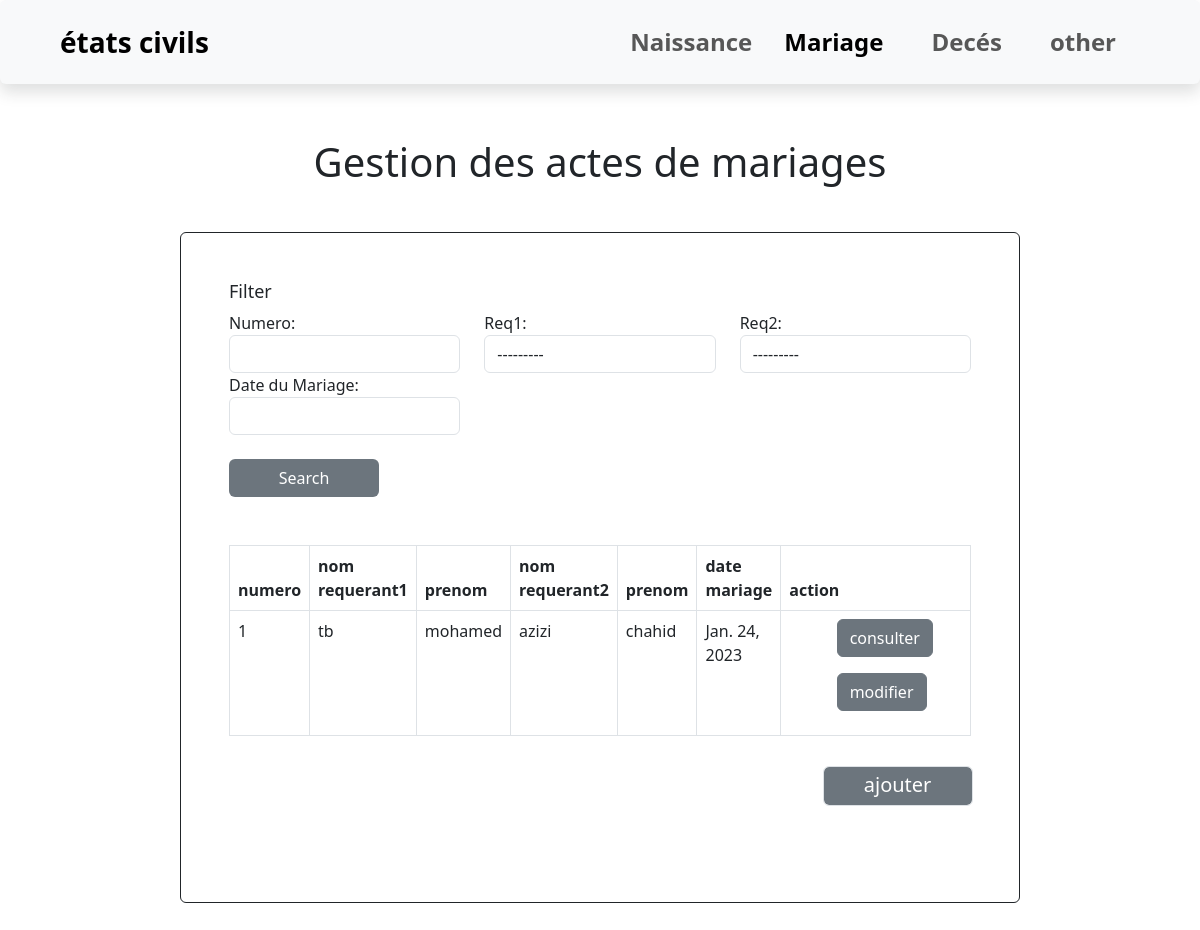
/rechercherM/, run on the app's committed database.
### app1/models.py (models this page shows, shortened)
class Mariage(models.Model):
    officier=models.ForeignKey(Officier,on_delete=models.CASCADE,default=0)
    numero_registre = models.ForeignKey ( RegistreMariage , on_delete = models.CASCADE,default = 0 )
    numero = models.CharField(max_length=5, unique=True, default=num_mariage)
    profession_req1 = models.CharField ( max_length = 500 , verbose_name = "Profession du Marie" )
    domicile_req1 = models.CharField ( max_length = 500 , verbose_name = "Lieu de Domicile du Marie" )
    profession_req2 = models.CharField ( max_length = 500 , verbose_name = "Profession du Mariee" )
    domicile_req2 = models.CharField ( max_length = 500 , verbose_name = "Lieu de Domicile du Mariee" )
    filiation = models.CharField ( max_length = 500 , verbose_name = 'la filiation',default = ' ' )
    date_mariage = models.DateField ( verbose_name = "Date du Mariage" )
    lieu_mariage = models.CharField ( max_length = 500 , verbose_name = "Lieu du Mariage" )
    req1=models.ForeignKey(Naissance,on_delete=models.CASCADE,default=1,blank=True,related_name="req1info")
    temoin1=models.ForeignKey(Naissance,on_delete=models.CASCADE,default=1,blank=True,related_name="temoin1info")
    req2=models.ForeignKey(Naissance,on_delete=models.CASCADE,default=1,blank=True,related_name="req2info")
    temoin2=models.ForeignKey(Naissance,on_delete=models.CASCADE,default=1,blank=True,related_name="temoin2info")

class Naissance(models.Model):
    officier=models.ForeignKey(Officier,on_delete=models.CASCADE,default=0)
    numero_registre = models.ForeignKey(RegistreNaissance,on_delete=models.CASCADE ,default = 0)
    sexe = models.CharField(max_length=150, verbose_name='Precise le sexe', choices=Sexe,default = 'Masculin')
    nom = models.CharField(max_length=250, verbose_name='Nom')
    prenoms = models.CharField(max_length=250, verbose_name='Prenoms')
    date_naiss = models.DateField(verbose_name='Date de Naissance',null = True)
    heure_naiss = models.TimeField(verbose_name='Heure de Naissance')
    hopital = models.ForeignKey(Centre,on_delete=models.CASCADE)
    pays=models.CharField(max_length = 50,verbose_name = 'pays de naissance',default = 'Algérie')
    profession_pere = models.CharField(max_length=250, verbose_name='Profession du Pere', blank=True)
    profession_mere = models.CharField(max_length=250, verbose_name='Profession de la Mere')
    perei=models.ForeignKey("self",on_delete=models.CASCADE,default=1,blank=True,related_name="pereinfo")
    merei=models.ForeignKey("self",on_delete=models.CASCADE,default=1,blank=True,related_name="mereinfo")
    def __str__ ( self ) :
        return str ( self.id )

### app1/views.py (the view)
# urls.py: path('rechercherM/',views.searchM,name="searchM"),
def searchM(request):
    acte_list = Mariage.objects.all()
    acte_filter = MariageFilter(request.GET, queryset=acte_list)
    return render(request, 'searchM.html', {'filter': acte_filter})

### templates/searchM.html (shortened to what this page needs)
<!DOCTYPE html>
{% load static %}
<html lang="en">
<head>
  <link rel="stylesheet" href="/static/css/bootstrap.min.css">
</head>
<body>
  <nav class="navbar navbar-expand-lg bg-body-tertiary px-5 shadow p-3 mb-5 bg-body-tertiary rounded">
    <div class="container-fluid">
      <a class="navbar-brand fs-3 fw-semibold" href="#">états civils </a>
      <div class="collapse navbar-collapse" id="navbarSupportedContent">
        <ul class="navbar-nav ms-auto mb-2 mb-lg-0">
          <li class="nav-item">
            <a class="nav-link  fs-4 fw-semibold" aria-current="page" href="{% url 'searchN' %}">Naissance</a>
          </li>
          <li class="nav-item">
            <a class="nav-link active fs-4 px-4 fw-semibold" href="{% url 'searchM' %}">Mariage</a>
          </li>
          <li class="nav-item">
            <a class="nav-link fs-4 px-4 fw-semibold" href="{% url 'searchD' %}">Decés</a>
          </li>
          <li class="nav-item">
            <a class="nav-link fs-4 px-4 fw-semibold" href="#">other</a>
          </li>
        </ul>
      </div>
    </div>
  </nav>
  <center style="font-size: 40px;margin-bottom: 20px;"> Gestion des actes de mariages</center>
  <div class="container pt-5 border border-dark rounded mb-5 p-5" style="width:70%;margin-top:40px">
    {% load widget_tweaks %}
    {% block content %}
    <form method="get">
      <div class="well">
        <h4 style="margin-top: 0;font-size:18px">Filter</h4>
        <div class="row">
          <div class="form-group col-sm-4 col-md-4">
            {{ filter.form.numero.label_tag }}
            {% render_field filter.form.numero class="form-control" %}
          </div><br>
          <div class="form-group col-sm-4 col-md-4">
            {{ filter.form.req1.label_tag }}
            {% render_field filter.form.req1 class="form-control" %}
          </div><br>
          <div class="form-group col-sm-4 col-md-4">
            {{ filter.form.req2.label_tag }}
            {% render_field filter.form.req2 class="form-control" %}
          </div>
          <div class="form-group col-sm-4 col-md-4">
            {{ filter.form.date_mariage.label_tag }}
            {% render_field filter.form.date_mariage class="form-control" %}
          </div>
        </div>
        <br>
        <button type="submit" class="btn bg-secondary text-white " style="width:150px;">
           Search
        </button>
      </div><br><br>
    </form>
    <table class="table table-bordered">
      <thead>
        <tr>
          <th>numero</th>
          <th>nom requerant1</th>
          <th>prenom</th>
          <th>nom requerant2</th>
          <th>prenom</th>
          <th>date mariage</th>
          <th>action</th>
        </tr>
      </thead>
      <tbody>
        {% for acteM in filter.qs %}
        <tr>
          <td>{{ acteM.numero }}</td>
          <td>{{ acteM.req1.nom }}</td>
          <td>{{ acteM.req1.prenoms }}</td>
          <td>{{ acteM.req2.nom }}</td>
          <td>{{ acteM.req2.prenoms }}</td>
          <td>{{ acteM.date_mariage }}</td>
          <td style="padding-right: 0;width:60%;">
            <div class="row" style="margin-left:auto;margin-right:auto;">
              <p data-placement="top" data-toggle="tooltip" title="Edit" id="ajt"><a href="/editM/{{ acteM.id }}"
                  class="btn btn-secondary btn-xs" data-title="Edit" data-toggle="modal"
                  data-target="#edit">consulter</a></p>
              <p data-placement="top" data-toggle="tooltip" title="Edit" id="ajt"><a href="/modifierM/{{ acteM.id }}"
                  class="btn btn-secondary btn-xs" data-title="Edit" data-toggle="modal"
                  data-target="#edit">modifier</a></p>
          </td>
        </tr>
        {% empty %}
        <tr>
          <td colspan="5">y'a pas d'acte pour cette personne !</td>
        </tr>
        {% endfor %}
      </tbody>
    </table>
    <a href="{% url 'ADD_Mar' %}" class="form-control bg-secondary fs-5 text-white mb-5 topdf"
      style="padding-top:3px;text-decoration:none;width:150px;height:40px;margin-top:30px;text-align:center;margin-left:80%">ajouter</a>
    {% endblock %}
  </div>
</body>
</html>

### templates/searchM.html (style rules this page uses)
#ajt { font-size: 17px; width: 110px; margin-left: auto; margin-right: auto; text-align: center }

### data on the page
Mariage: numero "1", req1.nom "tb", req1.prenoms "mohamed", req2.nom "azizi", req2.prenoms "chahid", date_mariage "Jan. 24, 2023"

### other printed values
{{ filter.form.numero.label_tag }} "Numero:"
{{ filter.form.req1.label_tag }} "Req1:"
{{ filter.form.req2.label_tag }} "Req2:"
{{ filter.form.date_mariage.label_tag }} "Date du Mariage:"
